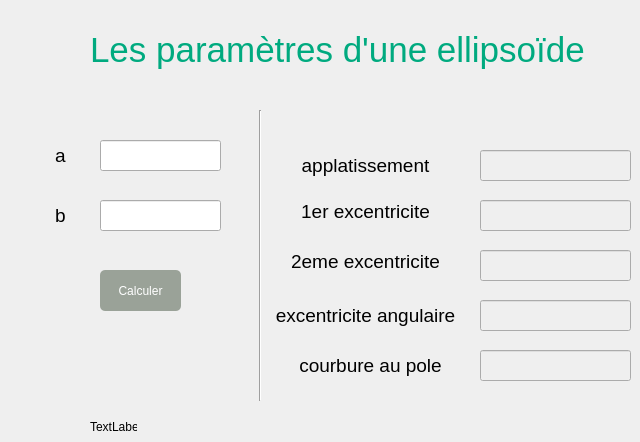
          <widget class="QWidget" name="fonction1">
           <property name="styleSheet">
            <string notr="true"/>
           </property>
           <widget class="QLabel" name="titlef1">
            <property name="geometry">
             <rect>
              <x>90</x>
              <y>10</y>
              <width>531</width>
              <height>81</height>
             </rect>
            </property>
            <property name="text">
             <string>&lt;html&gt;&lt;head/&gt;&lt;body&gt;&lt;p&gt;&lt;span style=&quot; font-size:26pt; color:#00aa7f;&quot;&gt;Les paramètres d'une ellipsoïde &lt;/span&gt;&lt;/p&gt;&lt;/body&gt;&lt;/html&gt;</string>
            </property>
           </widget>
           <widget class="QLabel" name="label_3">
            <property name="geometry">
             <rect>
              <x>40</x>
              <y>140</y>
              <width>41</width>
              <height>31</height>
             </rect>
            </property>
            <property name="text">
             <string>&lt;html&gt;&lt;head/&gt;&lt;body&gt;&lt;p align=&quot;center&quot;&gt;&lt;span style=&quot; font-size:14pt; color:#000000;&quot;&gt;a&lt;/span&gt;&lt;/p&gt;&lt;/body&gt;&lt;/html&gt;</string>
            </property>
           </widget>
           <widget class="QLabel" name="label_4">
            <property name="geometry">
             <rect>
              <x>40</x>
              <y>200</y>
              <width>41</width>
              <height>31</height>
             </rect>
            </property>
            <property name="text">
             <string>&lt;html&gt;&lt;head/&gt;&lt;body&gt;&lt;p align=&quot;center&quot;&gt;&lt;span style=&quot; font-size:14pt; color:#000000;&quot;&gt;b&lt;/span&gt;&lt;/p&gt;&lt;/body&gt;&lt;/html&gt;</string>
            </property>
           </widget>
           <widget class="QPushButton" name="calculer">
            <property name="geometry">
             <rect>
              <x>100</x>
              <y>270</y>
              <width>81</width>
              <height>41</height>
             </rect>
            </property>
            <property name="cursor">
             <cursorShape>PointingHandCursor</cursorShape>
            </property>
            <property name="styleSheet">
             <string notr="true">QPushButton{
   padding: 5px 10px;
   border: none;
   border-radius: 5px;
   background-color: #9aa298;
   color: #fff;
}
QPushButton:hover{
   background-color: #101010;
}</string>
            </property>
            <property name="text">
             <string>Calculer</string>
            </property>
           </widget>
           <widget class="QLineEdit" name="a">
            <property name="geometry">
             <rect>
              <x>100</x>
              <y>140</y>
              <width>121</width>
              <height>31</height>
             </rect>
            </property>
            <property name="styleSheet">
             <string notr="true"/>
            </property>
           </widget>
           <widget class="QLineEdit" name="b">
            <property name="geometry">
             <rect>
              <x>100</x>
              <y>200</y>
              <width>121</width>
              <height>31</height>
             </rect>
            </property>
           </widget>
           <widget class="QLineEdit" name="applatissement">
            <property name="enabled">
             <bool>false</bool>
            </property>
            <property name="geometry">
             <rect>
              <x>480</x>
              <y>150</y>
              <width>151</width>
              <height>31</height>
             </rect>
            </property>
            <property name="cursor">
             <cursorShape>ForbiddenCursor</cursorShape>
            </property>
           </widget>
           <widget class="QLineEdit" name="premier_e">
            <property name="enabled">
             <bool>false</bool>
            </property>
            <property name="geometry">
             <rect>
              <x>480</x>
              <y>200</y>
              <width>151</width>
              <height>31</height>
             </rect>
            </property>
            <property name="cursor">
             <cursorShape>ForbiddenCursor</cursorShape>
            </property>
           </widget>
           <widget class="QLineEdit" name="deuxieme_e">
            <property name="enabled">
             <bool>false</bool>
            </property>
            <property name="geometry">
             <rect>
              <x>480</x>
              <y>250</y>
              <width>151</width>
              <height>31</height>
             </rect>
            </property>
            <property name="cursor">
             <cursorShape>ForbiddenCursor</cursorShape>
            </property>
           </widget>
           <widget class="QLineEdit" name="e_angulaire">
            <property name="enabled">
             <bool>false</bool>
            </property>
            <property name="geometry">
             <rect>
              <x>480</x>
              <y>300</y>
              <width>151</width>
              <height>31</height>
             </rect>
            </property>
            <property name="cursor">
             <cursorShape>ForbiddenCursor</cursorShape>
            </property>
           </widget>
           <widget class="QLineEdit" name="c_a_pole">
            <property name="enabled">
             <bool>false</bool>
            </property>
            <property name="geometry">
             <rect>
              <x>480</x>
              <y>350</y>
              <width>151</width>
              <height>31</height>
             </rect>
            </property>
            <property name="cursor">
             <cursorShape>ForbiddenCursor</cursorShape>
            </property>
           </widget>
           <widget class="Line" name="line">
            <property name="geometry">
             <rect>
              <x>250</x>
              <y>110</y>
              <width>20</width>
              <height>291</height>
             </rect>
            </property>
            <property name="orientation">
             <enum>Qt::Vertical</enum>
            </property>
           </widget>
           <widget class="QLabel" name="label_5">
            <property name="geometry">
             <rect>
              <x>300</x>
              <y>150</y>
              <width>131</width>
              <height>31</height>
             </rect>
            </property>
            <property name="text">
             <string>&lt;html&gt;&lt;head/&gt;&lt;body&gt;&lt;p align=&quot;center&quot;&gt;&lt;span style=&quot; font-size:14pt; color:#000000;&quot;&gt;applatissement&lt;/span&gt;&lt;/p&gt;&lt;/body&gt;&lt;/html&gt;</string>
            </property>
           </widget>
           <widget class="QLabel" name="label_6">
            <property name="geometry">
             <rect>
              <x>290</x>
              <y>200</y>
              <width>151</width>
              <height>21</height>
             </rect>
            </property>
            <property name="styleSheet">
             <string notr="true">color: rgb(0, 0, 0);</string>
            </property>
            <property name="text">
             <string>&lt;html&gt;&lt;head/&gt;&lt;body&gt;&lt;p align=&quot;center&quot;&gt;&lt;span style=&quot; font-size:14pt; color:#000000;&quot;&gt;1er excentricite&lt;/span&gt;&lt;/p&gt;&lt;/body&gt;&lt;/html&gt;</string>
            </property>
           </widget>
           <widget class="QLabel" name="label_7">
            <property name="geometry">
             <rect>
              <x>280</x>
              <y>250</y>
              <width>171</width>
              <height>21</height>
             </rect>
            </property>
            <property name="text">
             <string>&lt;html&gt;&lt;head/&gt;&lt;body&gt;&lt;p align=&quot;center&quot;&gt;&lt;span style=&quot; font-size:14pt; color:#000000;&quot;&gt;2eme excentricite&lt;/span&gt;&lt;/p&gt;&lt;/body&gt;&lt;/html&gt;</string>
            </property>
           </widget>
           <widget class="QLabel" name="label_8">
            <property name="geometry">
             <rect>
              <x>270</x>
              <y>300</y>
              <width>191</width>
              <height>31</height>
             </rect>
            </property>
            <property name="text">
             <string>&lt;html&gt;&lt;head/&gt;&lt;body&gt;&lt;p align=&quot;center&quot;&gt;&lt;span style=&quot; font-size:14pt; color:#000000;&quot;&gt;excentricite angulaire&lt;/span&gt;&lt;/p&gt;&lt;/body&gt;&lt;/html&gt;</string>
            </property>
           </widget>
           <widget class="QLabel" name="label_9">
            <property name="geometry">
             <rect>
              <x>290</x>
              <y>350</y>
              <width>161</width>
              <height>31</height>
             </rect>
            </property>
            <property name="text">
             <string>&lt;html&gt;&lt;head/&gt;&lt;body&gt;&lt;p align=&quot;center&quot;&gt;&lt;span style=&quot; font-size:14pt; color:#000000;&quot;&gt;courbure au pole&lt;/span&gt;&lt;/p&gt;&lt;/body&gt;&lt;/html&gt;</string>
            </property>
           </widget>
           <widget class="QLabel" name="page1_erreur">
            <property name="geometry">
             <rect>
              <x>90</x>
              <y>420</y>
              <width>47</width>
              <height>13</height>
             </rect>
            </property>
            <property name="text">
             <string>TextLabel</string>
            </property>
           </widget>
          </widget>
